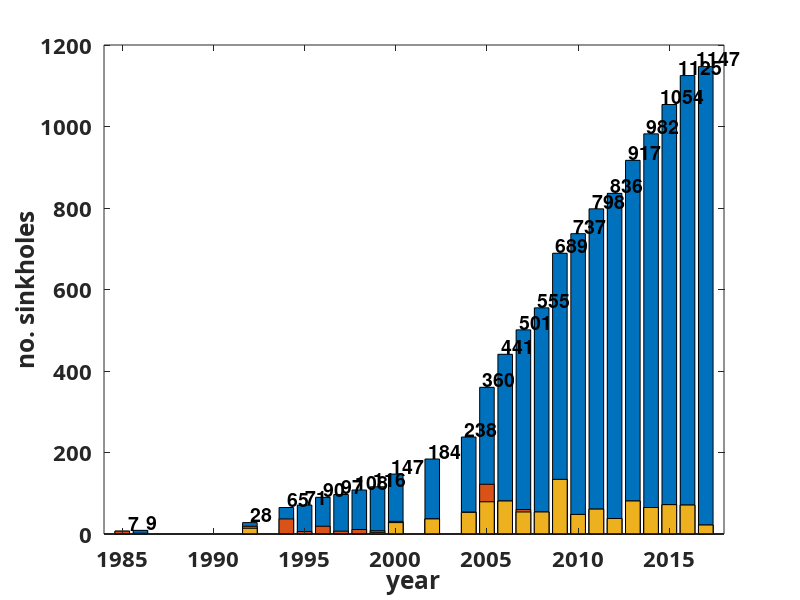

The MATLAB script that drew this image: (Note: this script raises an error after producing the figure.)
%-----------------------------------------------+
% script to plot time series of number of sink- |
% holes mapped in GAH study area, and display   |
% the change in sinkhole population with time.  |
%                                               |
% Rob Watson; 31/7/18                           |
%-----------------------------------------------+

clear all;
close all;

% load in data and sort into sensible array
fileID = fopen('sinkholes_per_yr_090218.txt', 'r');
holesRAW0902 = textscan(fileID, '%f %s %f');
fclose(fileID);

SH_all = load('SH_total.txt');

% dead sea level data
DeadSea = load('Dead_Sea_Level_timeseries.txt');

cumholesall = cumsum(SH_all(:,2));
cumholesmap = cumsum(holesRAW0902{:,3});
total_mapped = max(cumholesmap);

% plot data

set(0, 'DefaultAxesFontName', 'Calibri');
set(0, 'DefaultAxesFontSize', 16);
set(0, 'DefaultAxesFontWeight', 'bold');

pop_plot = figure(1);

left_color = [0 0 0];
right_color = [0 0 0];
set(pop_plot,'defaultAxesColorOrder',[left_color; right_color]);

cum_color = [0,0.447,0.741];
sat_color = [0.85,0.325,0.098];
local_color = [0.929,0.694,0.125];
DS_color = [0.466,0.674,0.188];

bar(SH_all(:,1),cumholesall, 'FaceColor', cum_color);
hold on;
bar(SH_all(:,1),SH_all(:,2), 'FaceColor', sat_color);
bar(holesRAW0902{:,1}, holesRAW0902{:,3}, 'FaceColor', local_color);
axis([1984 2018 0 1200]);
xlabel('year');
ylabel('no. sinkholes');
text(SH_all(:,1)-.5, cumholesall+20, num2str(cumholesall),...
    'FontSize', 14, 'FontWeight', 'bold');
yyaxis right;
plot(DeadSea(:,1), DeadSea(:,2), 'LineWidth', 1.5, 'Color', DS_color);
xlim([1984 2018]);
ylim([-435 -395]);
yticks([-435 -425 -415 -405 -395]);
ylabel('Dead Sea Level (m)');
lgd = legend('cumulative - total', 'incremental - local information', ...
    'incremental - satellite mapping', 'Dead Sea level', 'Location', 'northwest');
lgd.FontSize = 16;